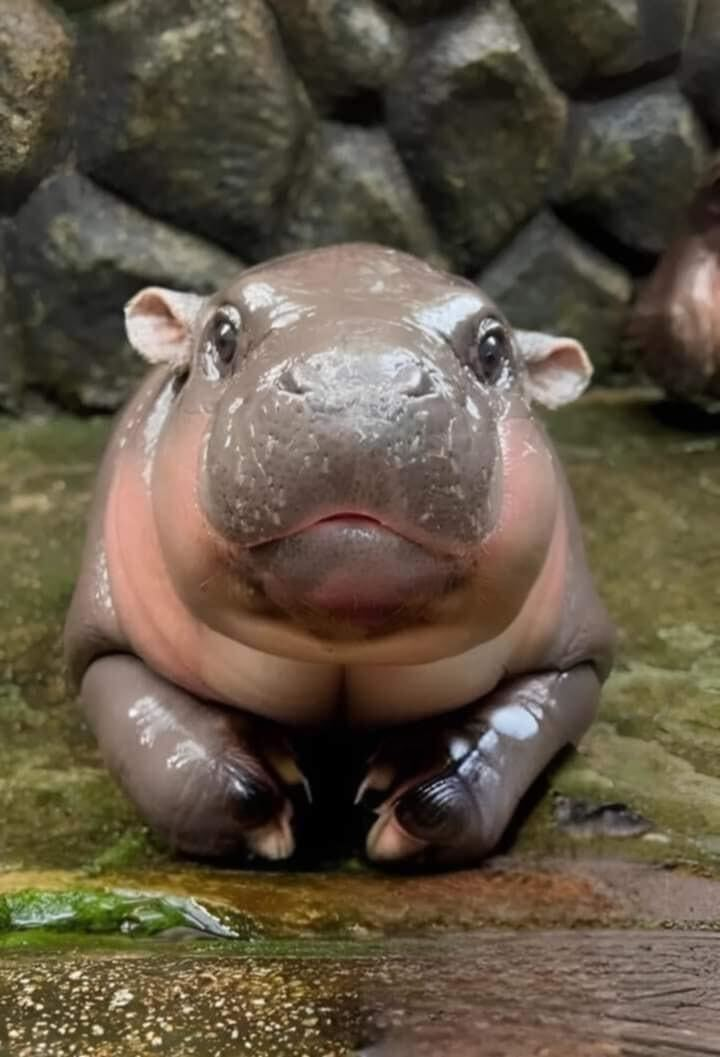
//> input picture interpolation/moodeng.jpg, 720 x 1057 px
$ ./main   (built with g++ and OpenCV 4)
//> lines starting //> are read from the running program, lines starting //| are printed output that depends on the picture
#include <opencv2/opencv.hpp>
#include <iostream>
#include <optional>

/*
    Derivation
    ----------

         x-tl    tr-x
         fract   1-fract
        tl---|------------tr  }
        |    |            |   }
        |    |            |   } fract
        |----|------------|   }
        bl---|------------br    1-fract

        val_x_top = (f(tl) * (tr - x) + f(tr) * (x - tl)) / tr-tl (which is 1 for the pixel domain)
        val_x_bottom = (f(bl) * (tr - x) + f(br) * (x-tl)) / tr-tl

        Let FACTOR = 1 / ((tr-tl) * (bl-tl)) = 1 as we are working in pixel domain

        val_x_y = ( f(tl) * (1 - x_fract) * (1 - y_fract) +  --> top got 1 - y fract
                    f(tr) * (x_fract) * (1 - y_fract) +   --> top got 1 - y fract
                    f(bl) * (1 - x_fract) * (y_fract) +    ---> bottom got y fract
                    f(br) * (x_fract) * (y_fract) ) * FACTOR --> bottom got y fract
*/
std::optional<double> bilinearInterpolation(const cv::Mat& image, double x, double y) {
    // Ensure coordinates are within image bound
    if (x < 0 || x >= image.cols-1 || y < 0 || y >= image.rows-1) {
        std::cerr << "Coordinates are out of range!" << std::endl;
        return {};
    }

    // Get integer parts of x and y
    int x_ = static_cast<int>(x);
    int y_ = static_cast<int>(y);

    // Get fraction part of x and y
    double x_fract = x - x_;
    double y_fract = y - y_;

    // Pixel values for the 2x2 neighbourhood
    double tl = static_cast<double>(image.at<uchar>(y_, x_));
    double tr = static_cast<double>(image.at<uchar>(y_, x_ + 1));
    double bl = static_cast<double>(image.at<uchar>(y_ + 1, x_));
    double br = static_cast<double>(image.at<uchar>(y_ + 1, x_ + 1));

    // Bilinear interpolation
    double interpolatedValue =
            tl * (1 - x_fract) * (1 - y_fract) +
            tr * x_fract * (1-y_fract) +
            bl * (1 - x_fract) * y_fract +
            br * x_fract * y_fract;

    return {interpolatedValue};
}

int main(int argc, char* argv[]) {
    cv::Mat image = cv::imread("moodeng.jpg", cv::IMREAD_GRAYSCALE);
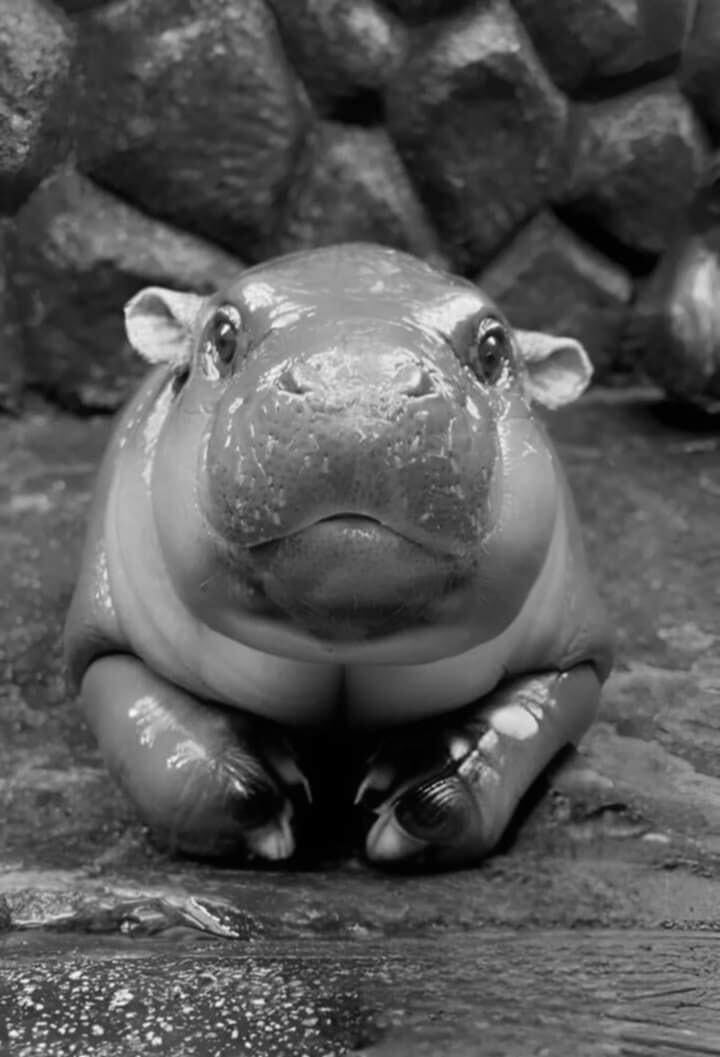
//> image: 1057 rows x 720 cols, CV_8UC1; min 0, max 253, mean 86.7
    if (!image.data) {
        std::cerr << "Cannot load input image" << std::endl;
        return -1;
    }

    // Define subpixel coordinate (example)
    double x = 50.75;
    double y = 100.75;

    std::cout << "tl: " << static_cast<int>(image.at<uchar>((int)y, (int)x)) << std::endl;
//| tl: 60
    std::cout << "tr: " << static_cast<int>(image.at<uchar>((int)y, (int)x+1)) << std::endl;
//| tr: 58
    std::cout << "bl: " << static_cast<int>(image.at<uchar>((int)y+1, (int)x)) << std::endl;
//| bl: 57
    std::cout << "br: " << static_cast<int>(image.at<uchar>((int)y+1, (int)x+1)) << std::endl;
//| br: 55

    auto interpolatedVal = bilinearInterpolation(image, x, y);
//> in bilinearInterpolation, `double tl = static_cast<double>(image.at<uchar>(y_, x_));`: tl = 60
//> in bilinearInterpolation, `double tr = static_cast<double>(image.at<uchar>(y_, x_ + 1));`: tr = 58
//> in bilinearInterpolation, `double bl = static_cast<double>(image.at<uchar>(y_ + 1, x_));`: bl = 57
//> in bilinearInterpolation, `double br = static_cast<double>(image.at<uchar>(y_ + 1, x_ + 1));`: br = 55
//> in bilinearInterpolation, `double interpolatedValue = tl * (1 - x_fract) * (1 - y_fract) + tr * x..`: interpolatedValue = 56.25
    if (interpolatedVal) {
        std::cout << "Interpolated value: " << *interpolatedVal << std::endl;
//| Interpolated value: 56.25
    }

    return 0;
}
